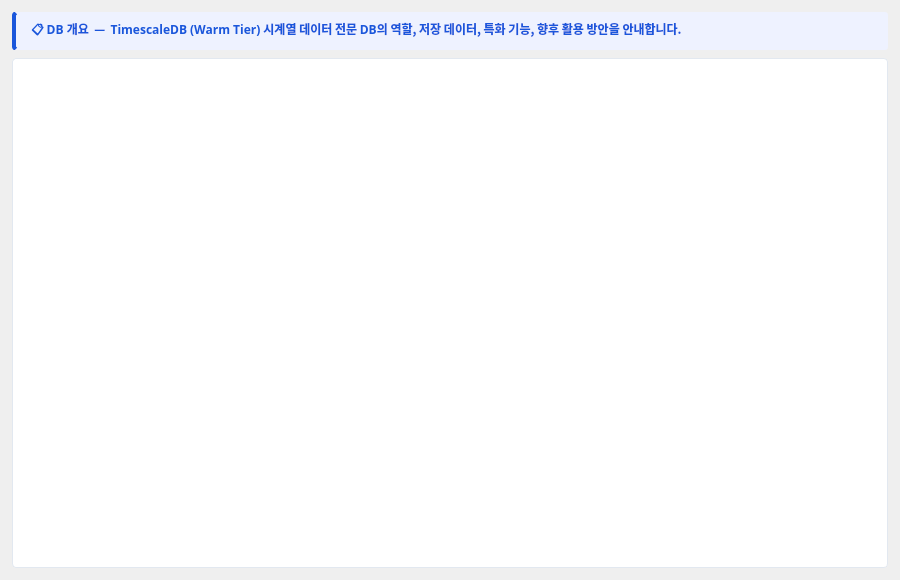
<?xml version="1.0" encoding="UTF-8"?>
<ui version="4.0">
 <class>OverviewDbTab</class>
 <widget class="QWidget" name="OverviewDbTab">
  <property name="geometry">
   <rect>
    <x>0</x>
    <y>0</y>
    <width>900</width>
    <height>580</height>
   </rect>
  </property>
  <property name="windowTitle">
   <string>DB 개요</string>
  </property>
  <property name="font">
   <font>
    <family>맑은 고딕</family>
    <pointsize>9</pointsize>
   </font>
  </property>
  <layout class="QVBoxLayout" name="verticalLayout">
   <property name="margin">
    <number>12</number>
   </property>
   <property name="spacing">
    <number>8</number>
   </property>
   <item>
    <widget class="QLabel" name="labelInfoBar">
     <property name="text">
      <string>📋 DB 개요  —  TimescaleDB (Warm Tier) 시계열 데이터 전문 DB의 역할, 저장 데이터, 특화 기능, 향후 활용 방안을 안내합니다.</string>
     </property>
     <property name="wordWrap">
      <bool>true</bool>
     </property>
     <property name="styleSheet">
      <string notr="true">QLabel {
    background: #EEF2FF;
    color: #1A56DB;
    border-left: 4px solid #1A56DB;
    padding: 8px 12px;
    font-size: 9pt;
    font-weight: bold;
    border-radius: 3px;
}</string>
     </property>
    </widget>
   </item>
   <item>
    <widget class="QTextBrowser" name="textBrowser">
     <property name="styleSheet">
      <string notr="true">QTextBrowser {
    font-family: '맑은 고딕', Consolas, monospace;
    font-size: 9pt;
    background: #FFFFFF;
    border: 1px solid #E2E8F0;
    border-radius: 4px;
    padding: 10px;
    color: #2D3748;
    line-height: 1.6;
}</string>
     </property>
     <property name="openExternalLinks">
      <bool>false</bool>
     </property>
     <property name="openLinks">
      <bool>false</bool>
     </property>
    </widget>
   </item>
  </layout>
 </widget>
 <resources/>
 <connections/>
</ui>
